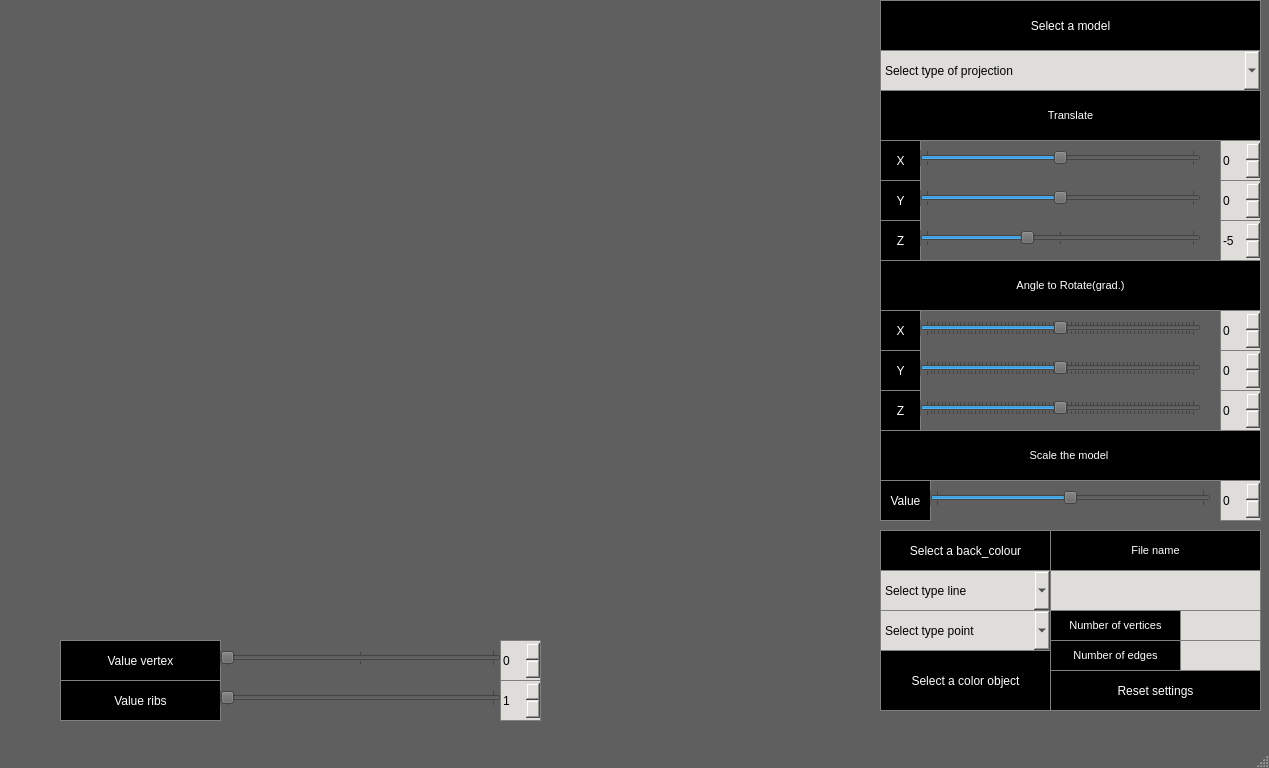
<?xml version="1.0" encoding="UTF-8"?>
<ui version="4.0">
 <class>MainWindow</class>
 <widget class="QMainWindow" name="MainWindow">
  <property name="geometry">
   <rect>
    <x>0</x>
    <y>0</y>
    <width>1269</width>
    <height>768</height>
   </rect>
  </property>
  <property name="windowTitle">
   <string>MainWindow</string>
  </property>
  <property name="styleSheet">
   <string notr="true">QMainWindow{
    
	background-color: rgb(95, 95, 95);

}</string>
  </property>
  <widget class="QWidget" name="centralwidget">
   <property name="styleSheet">
    <string notr="true">QWidget{
    
	background-color: rgb(95, 95, 95);
}</string>
   </property>
   <widget class="MyOpenGLWidget" name="widget" native="true">
    <property name="enabled">
     <bool>true</bool>
    </property>
    <property name="geometry">
     <rect>
      <x>10</x>
      <y>10</y>
      <width>851</width>
      <height>600</height>
     </rect>
    </property>
   </widget>
   <widget class="QLabel" name="labelModelTrans">
    <property name="geometry">
     <rect>
      <x>880</x>
      <y>90</y>
      <width>381</width>
      <height>51</height>
     </rect>
    </property>
    <property name="font">
     <font>
      <family>.AppleSystemUIFont</family>
      <pointsize>8</pointsize>
      <italic>false</italic>
      <bold>false</bold>
     </font>
    </property>
    <property name="layoutDirection">
     <enum>Qt::LeftToRight</enum>
    </property>
    <property name="styleSheet">
     <string notr="true">QLabel{
font: 8pt &quot;.AppleSystemUIFont&quot;;
	color: rgb(255, 255, 255);
     border: 1px solid grey;
	background-color: rgba(0, 0, 0, 255);
}</string>
    </property>
    <property name="text">
     <string>Translate</string>
    </property>
    <property name="alignment">
     <set>Qt::AlignCenter</set>
    </property>
   </widget>
   <widget class="QLabel" name="labelTransX">
    <property name="geometry">
     <rect>
      <x>880</x>
      <y>140</y>
      <width>41</width>
      <height>41</height>
     </rect>
    </property>
    <property name="styleSheet">
     <string notr="true">QLabel{
font:8pt &quot;.AppleSystemUIFont&quot;;
	color: rgb(255, 255, 255);
     border: 1px solid grey;
	background-color: rgba(0, 0, 0, 255);
}</string>
    </property>
    <property name="text">
     <string>X</string>
    </property>
    <property name="alignment">
     <set>Qt::AlignCenter</set>
    </property>
   </widget>
   <widget class="QLabel" name="labelTransY">
    <property name="geometry">
     <rect>
      <x>880</x>
      <y>180</y>
      <width>41</width>
      <height>41</height>
     </rect>
    </property>
    <property name="styleSheet">
     <string notr="true">QLabel{
font:8pt &quot;.AppleSystemUIFont&quot;;
	color: rgb(255, 255, 255);
     border: 1px solid grey;
	background-color: rgba(0, 0, 0, 255);
}</string>
    </property>
    <property name="text">
     <string>Y</string>
    </property>
    <property name="alignment">
     <set>Qt::AlignCenter</set>
    </property>
   </widget>
   <widget class="QLabel" name="labelTransZ">
    <property name="geometry">
     <rect>
      <x>880</x>
      <y>220</y>
      <width>41</width>
      <height>41</height>
     </rect>
    </property>
    <property name="styleSheet">
     <string notr="true">QLabel{
font:8pt &quot;.AppleSystemUIFont&quot;;
	color: rgb(255, 255, 255);
     border: 1px solid grey;
	background-color: rgba(0, 0, 0, 255);
}</string>
    </property>
    <property name="text">
     <string>Z</string>
    </property>
    <property name="alignment">
     <set>Qt::AlignCenter</set>
    </property>
   </widget>
   <widget class="QLabel" name="labelModelRotate">
    <property name="geometry">
     <rect>
      <x>880</x>
      <y>260</y>
      <width>381</width>
      <height>51</height>
     </rect>
    </property>
    <property name="font">
     <font>
      <family>.AppleSystemUIFont</family>
      <pointsize>8</pointsize>
      <italic>false</italic>
      <bold>false</bold>
     </font>
    </property>
    <property name="layoutDirection">
     <enum>Qt::LeftToRight</enum>
    </property>
    <property name="styleSheet">
     <string notr="true">QLabel{
font: 8pt &quot;.AppleSystemUIFont&quot;;
	color: rgb(255, 255, 255);
     border: 1px solid grey;
	background-color: rgba(0, 0, 0, 255);
}</string>
    </property>
    <property name="text">
     <string>Angle to Rotate(grad.)</string>
    </property>
    <property name="alignment">
     <set>Qt::AlignCenter</set>
    </property>
   </widget>
   <widget class="QLabel" name="labelRotX">
    <property name="geometry">
     <rect>
      <x>880</x>
      <y>310</y>
      <width>41</width>
      <height>41</height>
     </rect>
    </property>
    <property name="styleSheet">
     <string notr="true">QLabel{
font:8pt &quot;.AppleSystemUIFont&quot;;
	color: rgb(255, 255, 255);
     border: 1px solid grey;
	background-color: rgba(0, 0, 0, 255);
}</string>
    </property>
    <property name="text">
     <string>X</string>
    </property>
    <property name="alignment">
     <set>Qt::AlignCenter</set>
    </property>
   </widget>
   <widget class="QLabel" name="labelRotY">
    <property name="geometry">
     <rect>
      <x>880</x>
      <y>350</y>
      <width>41</width>
      <height>41</height>
     </rect>
    </property>
    <property name="styleSheet">
     <string notr="true">QLabel{
font:8pt &quot;.AppleSystemUIFont&quot;;
	color: rgb(255, 255, 255);
     border: 1px solid grey;
	background-color: rgba(0, 0, 0, 255);
}</string>
    </property>
    <property name="text">
     <string>Y</string>
    </property>
    <property name="alignment">
     <set>Qt::AlignCenter</set>
    </property>
   </widget>
   <widget class="QLabel" name="labelRotZ">
    <property name="geometry">
     <rect>
      <x>880</x>
      <y>390</y>
      <width>41</width>
      <height>41</height>
     </rect>
    </property>
    <property name="styleSheet">
     <string notr="true">QLabel{
font:8pt &quot;.AppleSystemUIFont&quot;;
	color: rgb(255, 255, 255);
     border: 1px solid grey;
	background-color: rgba(0, 0, 0, 255);
}</string>
    </property>
    <property name="text">
     <string>Z</string>
    </property>
    <property name="alignment">
     <set>Qt::AlignCenter</set>
    </property>
   </widget>
   <widget class="QLabel" name="labelModelScale">
    <property name="geometry">
     <rect>
      <x>880</x>
      <y>430</y>
      <width>381</width>
      <height>51</height>
     </rect>
    </property>
    <property name="font">
     <font>
      <family>.AppleSystemUIFont</family>
      <pointsize>8</pointsize>
      <italic>false</italic>
      <bold>false</bold>
     </font>
    </property>
    <property name="layoutDirection">
     <enum>Qt::LeftToRight</enum>
    </property>
    <property name="styleSheet">
     <string notr="true">QLabel{
font: 8pt &quot;.AppleSystemUIFont&quot;;
	color: rgb(255, 255, 255);
     border: 1px solid grey;
	background-color: rgba(0, 0, 0, 255);
}</string>
    </property>
    <property name="text">
     <string>Scale the model </string>
    </property>
    <property name="alignment">
     <set>Qt::AlignCenter</set>
    </property>
   </widget>
   <widget class="QLabel" name="labelScale">
    <property name="geometry">
     <rect>
      <x>880</x>
      <y>480</y>
      <width>51</width>
      <height>41</height>
     </rect>
    </property>
    <property name="styleSheet">
     <string notr="true">QLabel{
font:8pt &quot;.AppleSystemUIFont&quot;;
	color: rgb(255, 255, 255);
     border: 1px solid grey;
	background-color: rgba(0, 0, 0, 255);
}</string>
    </property>
    <property name="text">
     <string>Value</string>
    </property>
    <property name="alignment">
     <set>Qt::AlignCenter</set>
    </property>
   </widget>
   <widget class="QLabel" name="labelFileName">
    <property name="geometry">
     <rect>
      <x>1050</x>
      <y>530</y>
      <width>211</width>
      <height>41</height>
     </rect>
    </property>
    <property name="font">
     <font>
      <family>.AppleSystemUIFont</family>
      <pointsize>8</pointsize>
      <italic>false</italic>
      <bold>false</bold>
     </font>
    </property>
    <property name="layoutDirection">
     <enum>Qt::LeftToRight</enum>
    </property>
    <property name="styleSheet">
     <string notr="true">QLabel
{
    font:8pt &quot;.AppleSystemUIFont&quot;;
	color: rgb(255, 255, 255);
     border: 1px solid grey;
	background-color: rgba(0, 0, 0, 255);
}</string>
    </property>
    <property name="text">
     <string>File name</string>
    </property>
    <property name="alignment">
     <set>Qt::AlignCenter</set>
    </property>
   </widget>
   <widget class="QLabel" name="labelVertices">
    <property name="geometry">
     <rect>
      <x>1050</x>
      <y>610</y>
      <width>131</width>
      <height>31</height>
     </rect>
    </property>
    <property name="font">
     <font>
      <family>.AppleSystemUIFont</family>
      <pointsize>8</pointsize>
      <italic>false</italic>
      <bold>false</bold>
     </font>
    </property>
    <property name="layoutDirection">
     <enum>Qt::LeftToRight</enum>
    </property>
    <property name="styleSheet">
     <string notr="true">QLabel{
font: 8pt &quot;.AppleSystemUIFont&quot;;
	color: rgb(255, 255, 255);
     border: 1px solid grey;
	background-color: rgba(0, 0, 0, 255);
}</string>
    </property>
    <property name="text">
     <string>Number of vertices</string>
    </property>
    <property name="alignment">
     <set>Qt::AlignCenter</set>
    </property>
   </widget>
   <widget class="QLabel" name="labelEdges">
    <property name="geometry">
     <rect>
      <x>1050</x>
      <y>640</y>
      <width>131</width>
      <height>31</height>
     </rect>
    </property>
    <property name="font">
     <font>
      <family>.AppleSystemUIFont</family>
      <pointsize>8</pointsize>
      <italic>false</italic>
      <bold>false</bold>
     </font>
    </property>
    <property name="layoutDirection">
     <enum>Qt::LeftToRight</enum>
    </property>
    <property name="styleSheet">
     <string notr="true">QLabel{
font: 8pt &quot;.AppleSystemUIFont&quot;;
	color: rgb(255, 255, 255);
     border: 1px solid grey;
	background-color: rgba(0, 0, 0, 255);
}</string>
    </property>
    <property name="text">
     <string>Number of edges</string>
    </property>
    <property name="alignment">
     <set>Qt::AlignCenter</set>
    </property>
   </widget>
   <widget class="QLabel" name="labelVertRes">
    <property name="geometry">
     <rect>
      <x>1180</x>
      <y>610</y>
      <width>81</width>
      <height>31</height>
     </rect>
    </property>
    <property name="font">
     <font>
      <family>.AppleSystemUIFont</family>
      <pointsize>8</pointsize>
      <italic>false</italic>
      <bold>false</bold>
     </font>
    </property>
    <property name="layoutDirection">
     <enum>Qt::LeftToRight</enum>
    </property>
    <property name="styleSheet">
     <string notr="true">QLabel{
font: 8pt &quot;.AppleSystemUIFont&quot;;
	color: rgb(0, 0, 0);
     border: 1px solid grey;
	background-color: rgb(222, 221, 218);
}</string>
    </property>
    <property name="text">
     <string/>
    </property>
    <property name="alignment">
     <set>Qt::AlignCenter</set>
    </property>
   </widget>
   <widget class="QLabel" name="labelEdgRes">
    <property name="geometry">
     <rect>
      <x>1180</x>
      <y>640</y>
      <width>81</width>
      <height>31</height>
     </rect>
    </property>
    <property name="font">
     <font>
      <family>.AppleSystemUIFont</family>
      <pointsize>8</pointsize>
      <italic>false</italic>
      <bold>false</bold>
     </font>
    </property>
    <property name="layoutDirection">
     <enum>Qt::LeftToRight</enum>
    </property>
    <property name="styleSheet">
     <string notr="true">QLabel{
font: 8pt &quot;.AppleSystemUIFont&quot;;
	color: rgb(0, 0, 0);
     border: 1px solid grey;
	background-color: rgb(222, 221, 218);
}</string>
    </property>
    <property name="text">
     <string/>
    </property>
    <property name="alignment">
     <set>Qt::AlignCenter</set>
    </property>
   </widget>
   <widget class="QLabel" name="labelFileName_2">
    <property name="geometry">
     <rect>
      <x>1050</x>
      <y>570</y>
      <width>211</width>
      <height>41</height>
     </rect>
    </property>
    <property name="font">
     <font>
      <family>.AppleSystemUIFont</family>
      <pointsize>8</pointsize>
      <italic>false</italic>
      <bold>false</bold>
     </font>
    </property>
    <property name="layoutDirection">
     <enum>Qt::LeftToRight</enum>
    </property>
    <property name="styleSheet">
     <string notr="true">QLabel{
font: 8pt &quot;.AppleSystemUIFont&quot;;
	color: rgb(0, 0, 0);
     border: 1px solid grey;
	background-color: rgb(222, 221, 218);
}</string>
    </property>
    <property name="text">
     <string/>
    </property>
    <property name="alignment">
     <set>Qt::AlignCenter</set>
    </property>
   </widget>
   <widget class="QPushButton" name="chooseModel">
    <property name="geometry">
     <rect>
      <x>880</x>
      <y>0</y>
      <width>381</width>
      <height>51</height>
     </rect>
    </property>
    <property name="styleSheet">
     <string notr="true">QPushButton{
    font:8pt &quot;.AppleSystemUIFont&quot;;
	color: rgb(255, 255, 255);
     border: 1px solid grey;
	background-color: rgba(0, 0, 0, 255);
}</string>
    </property>
    <property name="text">
     <string>Select a model</string>
    </property>
   </widget>
   <widget class="QSlider" name="sladerTransX">
    <property name="geometry">
     <rect>
      <x>920</x>
      <y>150</y>
      <width>281</width>
      <height>16</height>
     </rect>
    </property>
    <property name="minimum">
     <number>-20</number>
    </property>
    <property name="maximum">
     <number>20</number>
    </property>
    <property name="orientation">
     <enum>Qt::Horizontal</enum>
    </property>
    <property name="tickPosition">
     <enum>QSlider::TicksBothSides</enum>
    </property>
    <property name="tickInterval">
     <number>20</number>
    </property>
   </widget>
   <widget class="QSpinBox" name="numX">
    <property name="geometry">
     <rect>
      <x>1220</x>
      <y>140</y>
      <width>41</width>
      <height>41</height>
     </rect>
    </property>
    <property name="styleSheet">
     <string notr="true">QSpinBox{
	background-color: rgb(222, 221, 218);
font:8pt &quot;.AppleSystemUIFont&quot;;
	color: rgb(0, 0, 0);
     border: 1px solid grey;
	
}</string>
    </property>
    <property name="minimum">
     <number>-20</number>
    </property>
    <property name="maximum">
     <number>20</number>
    </property>
   </widget>
   <widget class="QSlider" name="sladerTransY">
    <property name="geometry">
     <rect>
      <x>920</x>
      <y>190</y>
      <width>281</width>
      <height>16</height>
     </rect>
    </property>
    <property name="minimum">
     <number>-20</number>
    </property>
    <property name="maximum">
     <number>20</number>
    </property>
    <property name="orientation">
     <enum>Qt::Horizontal</enum>
    </property>
    <property name="tickPosition">
     <enum>QSlider::TicksBothSides</enum>
    </property>
    <property name="tickInterval">
     <number>20</number>
    </property>
   </widget>
   <widget class="QSlider" name="sladerTransZ">
    <property name="geometry">
     <rect>
      <x>920</x>
      <y>230</y>
      <width>281</width>
      <height>16</height>
     </rect>
    </property>
    <property name="minimum">
     <number>-20</number>
    </property>
    <property name="maximum">
     <number>20</number>
    </property>
    <property name="value">
     <number>-5</number>
    </property>
    <property name="orientation">
     <enum>Qt::Horizontal</enum>
    </property>
    <property name="tickPosition">
     <enum>QSlider::TicksBothSides</enum>
    </property>
    <property name="tickInterval">
     <number>20</number>
    </property>
   </widget>
   <widget class="QSpinBox" name="numY">
    <property name="geometry">
     <rect>
      <x>1220</x>
      <y>180</y>
      <width>41</width>
      <height>41</height>
     </rect>
    </property>
    <property name="styleSheet">
     <string notr="true">QSpinBox{
	background-color: rgb(222, 221, 218);
font:8pt &quot;.AppleSystemUIFont&quot;;
	color: rgb(0, 0, 0);
     border: 1px solid grey;
	
}</string>
    </property>
    <property name="minimum">
     <number>-20</number>
    </property>
    <property name="maximum">
     <number>20</number>
    </property>
   </widget>
   <widget class="QSpinBox" name="numZ">
    <property name="geometry">
     <rect>
      <x>1220</x>
      <y>220</y>
      <width>41</width>
      <height>41</height>
     </rect>
    </property>
    <property name="styleSheet">
     <string notr="true">QSpinBox{
	background-color: rgb(222, 221, 218);
font:8pt &quot;.AppleSystemUIFont&quot;;
	color: rgb(0, 0, 0);
     border: 1px solid grey;
	
}</string>
    </property>
    <property name="minimum">
     <number>-20</number>
    </property>
    <property name="maximum">
     <number>20</number>
    </property>
    <property name="value">
     <number>-5</number>
    </property>
   </widget>
   <widget class="QSlider" name="sladerRotatX">
    <property name="geometry">
     <rect>
      <x>920</x>
      <y>320</y>
      <width>281</width>
      <height>16</height>
     </rect>
    </property>
    <property name="minimum">
     <number>-360</number>
    </property>
    <property name="maximum">
     <number>360</number>
    </property>
    <property name="pageStep">
     <number>20</number>
    </property>
    <property name="orientation">
     <enum>Qt::Horizontal</enum>
    </property>
    <property name="tickPosition">
     <enum>QSlider::TicksBothSides</enum>
    </property>
    <property name="tickInterval">
     <number>10</number>
    </property>
   </widget>
   <widget class="QSlider" name="sladerRotatY">
    <property name="geometry">
     <rect>
      <x>920</x>
      <y>360</y>
      <width>281</width>
      <height>16</height>
     </rect>
    </property>
    <property name="minimum">
     <number>-360</number>
    </property>
    <property name="maximum">
     <number>360</number>
    </property>
    <property name="pageStep">
     <number>20</number>
    </property>
    <property name="orientation">
     <enum>Qt::Horizontal</enum>
    </property>
    <property name="tickPosition">
     <enum>QSlider::TicksBothSides</enum>
    </property>
    <property name="tickInterval">
     <number>10</number>
    </property>
   </widget>
   <widget class="QSlider" name="sladerRotatZ">
    <property name="geometry">
     <rect>
      <x>920</x>
      <y>400</y>
      <width>281</width>
      <height>16</height>
     </rect>
    </property>
    <property name="minimum">
     <number>-360</number>
    </property>
    <property name="maximum">
     <number>360</number>
    </property>
    <property name="pageStep">
     <number>20</number>
    </property>
    <property name="orientation">
     <enum>Qt::Horizontal</enum>
    </property>
    <property name="tickPosition">
     <enum>QSlider::TicksBothSides</enum>
    </property>
    <property name="tickInterval">
     <number>10</number>
    </property>
   </widget>
   <widget class="QSpinBox" name="numRotX">
    <property name="geometry">
     <rect>
      <x>1220</x>
      <y>310</y>
      <width>41</width>
      <height>41</height>
     </rect>
    </property>
    <property name="styleSheet">
     <string notr="true">QSpinBox{
	background-color: rgb(222, 221, 218);
font:8pt &quot;.AppleSystemUIFont&quot;;
	color: rgb(0, 0, 0);
     border: 1px solid grey;
	
}</string>
    </property>
    <property name="minimum">
     <number>-360</number>
    </property>
    <property name="maximum">
     <number>360</number>
    </property>
   </widget>
   <widget class="QSpinBox" name="numRotY">
    <property name="geometry">
     <rect>
      <x>1220</x>
      <y>350</y>
      <width>41</width>
      <height>41</height>
     </rect>
    </property>
    <property name="styleSheet">
     <string notr="true">QSpinBox{
	background-color: rgb(222, 221, 218);
font:8pt &quot;.AppleSystemUIFont&quot;;
	color: rgb(0, 0, 0);
     border: 1px solid grey;
	
}</string>
    </property>
    <property name="minimum">
     <number>-360</number>
    </property>
    <property name="maximum">
     <number>360</number>
    </property>
   </widget>
   <widget class="QSpinBox" name="numRotZ">
    <property name="geometry">
     <rect>
      <x>1220</x>
      <y>390</y>
      <width>41</width>
      <height>41</height>
     </rect>
    </property>
    <property name="styleSheet">
     <string notr="true">QSpinBox{
	background-color: rgb(222, 221, 218);
font:8pt &quot;.AppleSystemUIFont&quot;;
	color: rgb(0, 0, 0);
     border: 1px solid grey;
	
}</string>
    </property>
    <property name="minimum">
     <number>-360</number>
    </property>
    <property name="maximum">
     <number>360</number>
    </property>
   </widget>
   <widget class="QSlider" name="sladerScale">
    <property name="geometry">
     <rect>
      <x>930</x>
      <y>490</y>
      <width>281</width>
      <height>16</height>
     </rect>
    </property>
    <property name="minimum">
     <number>-10</number>
    </property>
    <property name="maximum">
     <number>10</number>
    </property>
    <property name="value">
     <number>0</number>
    </property>
    <property name="orientation">
     <enum>Qt::Horizontal</enum>
    </property>
    <property name="tickPosition">
     <enum>QSlider::TicksBothSides</enum>
    </property>
    <property name="tickInterval">
     <number>20</number>
    </property>
   </widget>
   <widget class="QSpinBox" name="numScale">
    <property name="geometry">
     <rect>
      <x>1220</x>
      <y>480</y>
      <width>41</width>
      <height>41</height>
     </rect>
    </property>
    <property name="styleSheet">
     <string notr="true">QSpinBox{
	background-color: rgb(222, 221, 218);
font:8pt &quot;.AppleSystemUIFont&quot;;
	color: rgb(0, 0, 0);
     border: 1px solid grey;
	
}</string>
    </property>
    <property name="minimum">
     <number>-10</number>
    </property>
    <property name="maximum">
     <number>10</number>
    </property>
   </widget>
   <widget class="QComboBox" name="chooseProjection">
    <property name="geometry">
     <rect>
      <x>880</x>
      <y>50</y>
      <width>381</width>
      <height>41</height>
     </rect>
    </property>
    <property name="layoutDirection">
     <enum>Qt::LeftToRight</enum>
    </property>
    <property name="styleSheet">
     <string notr="true">QComboBox{
	background-color: rgb(222, 221, 218);
font:8pt &quot;.AppleSystemUIFont&quot;;
	color: rgb(0, 0, 0);
     border: 1px solid grey;
	
}</string>
    </property>
    <item>
     <property name="text">
      <string>Select type of projection</string>
     </property>
    </item>
    <item>
     <property name="text">
      <string>parallel</string>
     </property>
    </item>
    <item>
     <property name="text">
      <string>central</string>
     </property>
    </item>
   </widget>
   <widget class="QPushButton" name="resetSetting">
    <property name="geometry">
     <rect>
      <x>1050</x>
      <y>670</y>
      <width>211</width>
      <height>41</height>
     </rect>
    </property>
    <property name="styleSheet">
     <string notr="true">QPushButton{
    font:8pt &quot;.AppleSystemUIFont&quot;;
	color: rgb(255, 255, 255);
     border: 1px solid grey;
	background-color: rgba(0, 0, 0, 255);
}</string>
    </property>
    <property name="text">
     <string>Reset settings</string>
    </property>
   </widget>
   <widget class="QPushButton" name="chooseBackColor">
    <property name="geometry">
     <rect>
      <x>880</x>
      <y>530</y>
      <width>171</width>
      <height>41</height>
     </rect>
    </property>
    <property name="styleSheet">
     <string notr="true">QPushButton{
    font:8pt &quot;.AppleSystemUIFont&quot;;
	color: rgb(255, 255, 255);
     border: 1px solid grey;
	background-color: rgba(0, 0, 0, 255);
}</string>
    </property>
    <property name="text">
     <string>Select a back_colour</string>
    </property>
   </widget>
   <widget class="QComboBox" name="chooseLine">
    <property name="geometry">
     <rect>
      <x>880</x>
      <y>570</y>
      <width>171</width>
      <height>41</height>
     </rect>
    </property>
    <property name="layoutDirection">
     <enum>Qt::LeftToRight</enum>
    </property>
    <property name="styleSheet">
     <string notr="true">QComboBox{
	background-color: rgb(222, 221, 218);
font:8pt &quot;.AppleSystemUIFont&quot;;
	color: rgb(0, 0, 0);
     border: 1px solid grey;
	
}</string>
    </property>
    <item>
     <property name="text">
      <string>Select type line</string>
     </property>
    </item>
    <item>
     <property name="text">
      <string>solid</string>
     </property>
    </item>
    <item>
     <property name="text">
      <string>dotted</string>
     </property>
    </item>
   </widget>
   <widget class="QComboBox" name="choosePoint">
    <property name="geometry">
     <rect>
      <x>880</x>
      <y>610</y>
      <width>171</width>
      <height>41</height>
     </rect>
    </property>
    <property name="layoutDirection">
     <enum>Qt::LeftToRight</enum>
    </property>
    <property name="styleSheet">
     <string notr="true">QComboBox{
	background-color: rgb(222, 221, 218);
font:8pt &quot;.AppleSystemUIFont&quot;;
	color: rgb(0, 0, 0);
     border: 1px solid grey;
	
}</string>
    </property>
    <item>
     <property name="text">
      <string>Select type point</string>
     </property>
    </item>
    <item>
     <property name="text">
      <string>none</string>
     </property>
    </item>
    <item>
     <property name="text">
      <string>circle</string>
     </property>
    </item>
    <item>
     <property name="text">
      <string>square</string>
     </property>
    </item>
   </widget>
   <widget class="QLabel" name="labelScale_2">
    <property name="geometry">
     <rect>
      <x>60</x>
      <y>680</y>
      <width>161</width>
      <height>41</height>
     </rect>
    </property>
    <property name="styleSheet">
     <string notr="true">QLabel{
font:8pt &quot;.AppleSystemUIFont&quot;;
	color: rgb(255, 255, 255);
     border: 1px solid grey;
	background-color: rgba(0, 0, 0, 255);
}</string>
    </property>
    <property name="text">
     <string>Value ribs</string>
    </property>
    <property name="alignment">
     <set>Qt::AlignCenter</set>
    </property>
   </widget>
   <widget class="QSlider" name="sladerRibsValue">
    <property name="geometry">
     <rect>
      <x>220</x>
      <y>690</y>
      <width>281</width>
      <height>16</height>
     </rect>
    </property>
    <property name="minimum">
     <number>1</number>
    </property>
    <property name="maximum">
     <number>20</number>
    </property>
    <property name="value">
     <number>1</number>
    </property>
    <property name="orientation">
     <enum>Qt::Horizontal</enum>
    </property>
    <property name="tickPosition">
     <enum>QSlider::TicksBothSides</enum>
    </property>
    <property name="tickInterval">
     <number>20</number>
    </property>
   </widget>
   <widget class="QSpinBox" name="numSizeR">
    <property name="geometry">
     <rect>
      <x>500</x>
      <y>680</y>
      <width>41</width>
      <height>41</height>
     </rect>
    </property>
    <property name="styleSheet">
     <string notr="true">QSpinBox{
	background-color: rgb(222, 221, 218);
font:8pt &quot;.AppleSystemUIFont&quot;;
	color: rgb(0, 0, 0);
     border: 1px solid grey;
	
}</string>
    </property>
    <property name="minimum">
     <number>1</number>
    </property>
    <property name="maximum">
     <number>20</number>
    </property>
   </widget>
   <widget class="QPushButton" name="chooseVertexColor">
    <property name="geometry">
     <rect>
      <x>880</x>
      <y>650</y>
      <width>171</width>
      <height>61</height>
     </rect>
    </property>
    <property name="styleSheet">
     <string notr="true">QPushButton{
    font:8pt &quot;.AppleSystemUIFont&quot;;
	color: rgb(255, 255, 255);
     border: 1px solid grey;
	background-color: rgba(0, 0, 0, 255);
}</string>
    </property>
    <property name="text">
     <string>Select a color object</string>
    </property>
   </widget>
   <widget class="QLabel" name="labelScale_3">
    <property name="geometry">
     <rect>
      <x>60</x>
      <y>640</y>
      <width>161</width>
      <height>41</height>
     </rect>
    </property>
    <property name="styleSheet">
     <string notr="true">QLabel{
font:8pt &quot;.AppleSystemUIFont&quot;;
	color: rgb(255, 255, 255);
     border: 1px solid grey;
	background-color: rgba(0, 0, 0, 255);
}</string>
    </property>
    <property name="text">
     <string>Value vertex</string>
    </property>
    <property name="alignment">
     <set>Qt::AlignCenter</set>
    </property>
   </widget>
   <widget class="QSlider" name="sladerVertexValue">
    <property name="geometry">
     <rect>
      <x>220</x>
      <y>650</y>
      <width>281</width>
      <height>16</height>
     </rect>
    </property>
    <property name="minimum">
     <number>0</number>
    </property>
    <property name="maximum">
     <number>40</number>
    </property>
    <property name="value">
     <number>0</number>
    </property>
    <property name="orientation">
     <enum>Qt::Horizontal</enum>
    </property>
    <property name="tickPosition">
     <enum>QSlider::TicksBothSides</enum>
    </property>
    <property name="tickInterval">
     <number>20</number>
    </property>
   </widget>
   <widget class="QSpinBox" name="numSizeV">
    <property name="geometry">
     <rect>
      <x>500</x>
      <y>640</y>
      <width>41</width>
      <height>41</height>
     </rect>
    </property>
    <property name="styleSheet">
     <string notr="true">QSpinBox{
	background-color: rgb(222, 221, 218);
font:8pt &quot;.AppleSystemUIFont&quot;;
	color: rgb(0, 0, 0);
     border: 1px solid grey;
	
}</string>
    </property>
    <property name="minimum">
     <number>0</number>
    </property>
    <property name="maximum">
     <number>40</number>
    </property>
   </widget>
   <zorder>widget</zorder>
   <zorder>labelTransX</zorder>
   <zorder>labelTransY</zorder>
   <zorder>labelTransZ</zorder>
   <zorder>labelModelTrans</zorder>
   <zorder>labelModelRotate</zorder>
   <zorder>labelRotX</zorder>
   <zorder>labelRotY</zorder>
   <zorder>labelRotZ</zorder>
   <zorder>labelModelScale</zorder>
   <zorder>labelScale</zorder>
   <zorder>labelFileName</zorder>
   <zorder>labelVertices</zorder>
   <zorder>labelEdges</zorder>
   <zorder>labelVertRes</zorder>
   <zorder>labelEdgRes</zorder>
   <zorder>labelFileName_2</zorder>
   <zorder>chooseModel</zorder>
   <zorder>sladerTransX</zorder>
   <zorder>numX</zorder>
   <zorder>sladerTransY</zorder>
   <zorder>sladerTransZ</zorder>
   <zorder>numY</zorder>
   <zorder>numZ</zorder>
   <zorder>sladerRotatX</zorder>
   <zorder>sladerRotatY</zorder>
   <zorder>sladerRotatZ</zorder>
   <zorder>numRotX</zorder>
   <zorder>numRotY</zorder>
   <zorder>numRotZ</zorder>
   <zorder>sladerScale</zorder>
   <zorder>numScale</zorder>
   <zorder>chooseProjection</zorder>
   <zorder>resetSetting</zorder>
   <zorder>chooseBackColor</zorder>
   <zorder>chooseLine</zorder>
   <zorder>choosePoint</zorder>
   <zorder>labelScale_2</zorder>
   <zorder>sladerRibsValue</zorder>
   <zorder>numSizeR</zorder>
   <zorder>chooseVertexColor</zorder>
   <zorder>labelScale_3</zorder>
   <zorder>sladerVertexValue</zorder>
   <zorder>numSizeV</zorder>
  </widget>
  <widget class="QStatusBar" name="statusbar">
   <property name="enabled">
    <bool>false</bool>
   </property>
  </widget>
  <action name="actionSave">
   <property name="checkable">
    <bool>true</bool>
   </property>
   <property name="text">
    <string>Save</string>
   </property>
  </action>
 </widget>
 <customwidgets>
  <customwidget>
   <class>MyOpenGLWidget</class>
   <extends>QWidget</extends>
   <header>myopenglwidget.h</header>
   <container>1</container>
  </customwidget>
 </customwidgets>
 <resources/>
 <connections/>
</ui>
